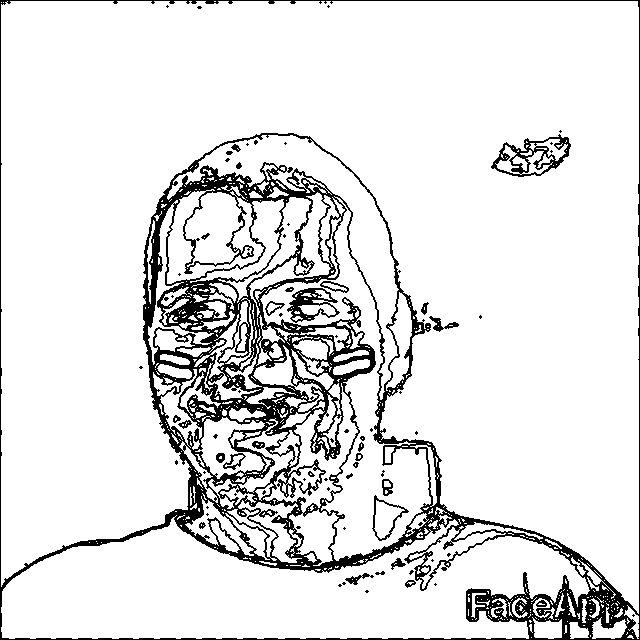

Write Python code to recreate this figure.
import numpy as np
from matplotlib import pyplot as plt
import cv2 as cv

img = cv.imread('balo.jpg')
cv.imshow('press any key to close 1111', img)
cv.waitKey(0)
cv.destroyAllWindows()

def _reduceColor(pixel): # funcao responsavel por mapear uma cor do padrao rgb (255) para um padrao com 64 cores
    if pixel < 64:
        return 0
    elif 64 <= pixel < 128:
        return 64
    elif 128 <= pixel < 192:
        return 128
    else:
        return 255

def _mapColor(pixel):
    if pixel == 0: return 0
    elif pixel == 64: return 1
    elif pixel == 128: return 2
    elif pixel == 255: return 3
    else: return -1


def colorQuantization(image): # atribui a reducao de cor para cada pixel de uma imagem
    linhas = len(image)
    colunas = len(image[0])
    for i in range(linhas):
        for j in range(colunas):
            red = image[i][j][2]
            green = image[i][j][1]
            blue = image[i][j][0]
            image[i][j][0] = _reduceColor(blue)
            image[i][j][1] = _reduceColor(green)
            image[i][j][2] = _reduceColor(red)
    return image


def check_neighbors(image, i, j):
    for c in range(3):
        color = image[i][j][c]
        if image[i][j+1][c] != color: return True
        if image[i][j-1][c] != color: return True
        if image[i+1][j][c] != color: return True
        if image[i-1][j][c] != color: return True

    return False


def bic(image):
    linhas = len(image)
    colunas = len(image[0])

    image = colorQuantization(img)

    histBorderR = np.zeros(4)
    histBorderG = np.zeros(4)
    histBorderB = np.zeros(4)

    histInnerR = np.zeros(4)
    histInnerG = np.zeros(4)
    histInnerB = np.zeros(4)

    bicImg = np.zeros((linhas, colunas))

    for i in range(1, linhas-1):
        for j in range(1, colunas-1):
            is_border = check_neighbors(image, i, j)

            red = _mapColor(image[i][j][2])
            green = _mapColor(image[i][j][1])
            blue = _mapColor(image[i][j][0])

            if is_border:
                histBorderR[red] += 1
                histBorderG[green] += 1
                histBorderB[blue] += 1
            else:
                histInnerR[red] += 1
                histInnerG[green] += 1
                histInnerB[blue] += 1
                bicImg[i][j] = 255

    cv.imwrite('bic.jpg', bicImg)

    return ([histBorderR, histBorderG, histBorderB], [histInnerR, histInnerG, histInnerB])

if __name__ == '__main__':
    print(bic(img))
